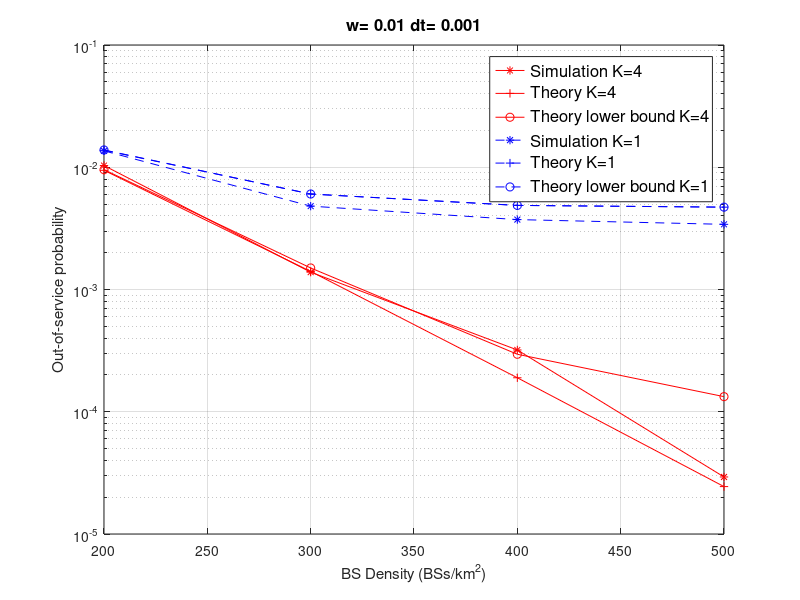
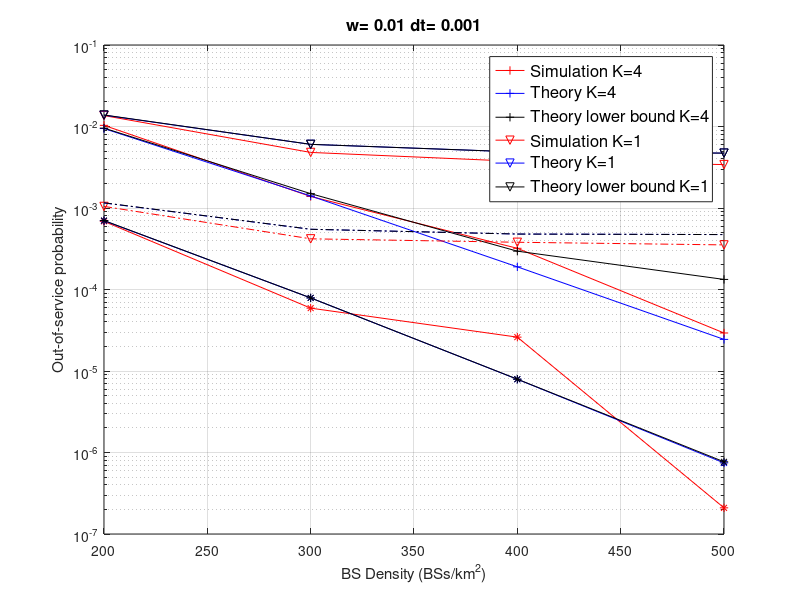
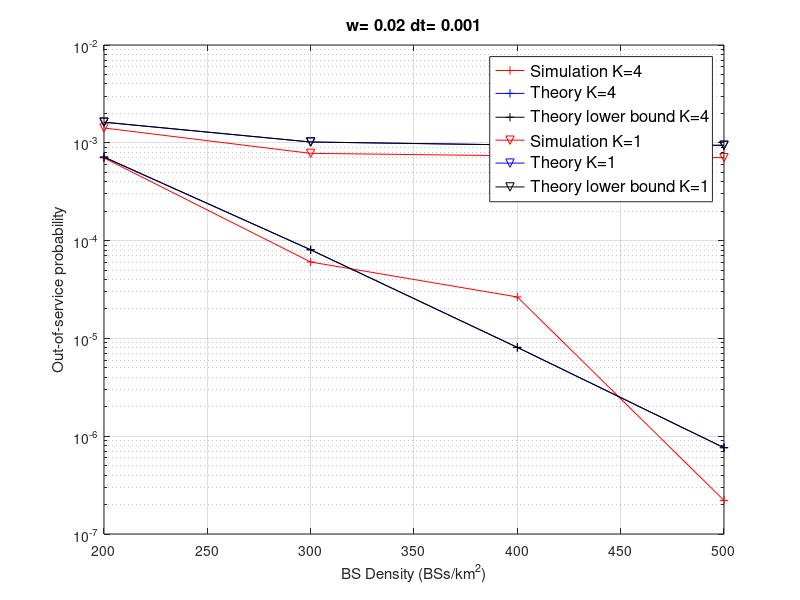
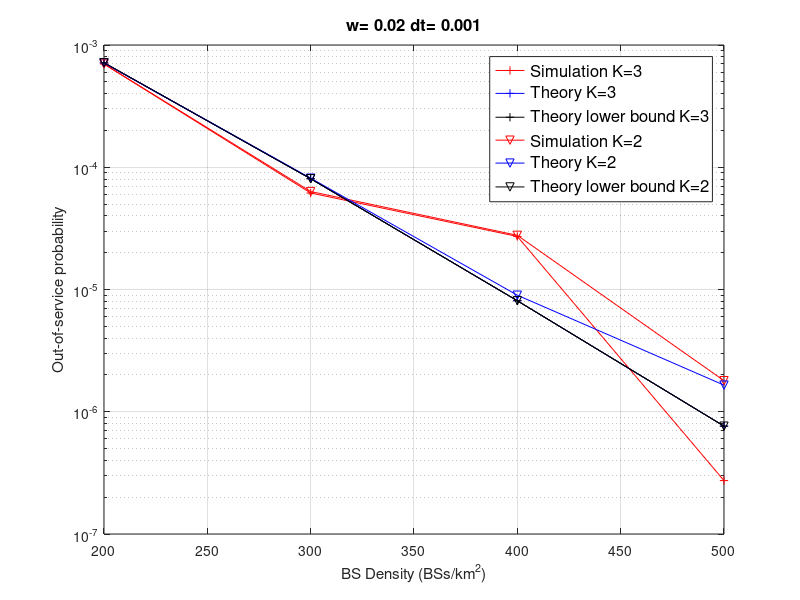

These charts were generated, in order, by the following MATLAB code:
%% out-of-service probability with fixed w, dt high bl density
clear; close all;
discovery = [1 5 20 200 1000]*10^(-3);
preparation = [10 20]*10^(-3);
densityBL = [0.01 0.1];
connectivity = [1 2 3 4];

load('finalresults_15k.mat')
load('NoRLF_Numerical-Results.mat')
load('P_OS_LB.mat')
load('P_OS_UB.mat')

lambda_BS = [200 300 400 500];

D_BL =2;
dt = 1;
w=1;
figure()

K_1=4;
semilogy(lambda_BS, reshape(final_results(dt,w,:,K_1,D_BL),[],1),'-*r')
hold on;
grid on;
semilogy(lambda_BS,P_OS(:,K_1,w,dt,D_BL),'-r+')
%semilogy(lambda_BS,P_OS_UB(:,D_BL,K_1,dt,w),'-g+')
semilogy(lambda_BS,P_OS_UB(:,D_BL,K_1,dt,w),'-ro')

K_2=1;
semilogy(lambda_BS, reshape(final_results(dt,w,:,K_2,D_BL),[],1),'--*b')
semilogy(lambda_BS,P_OS(:,K_2,w,dt,D_BL),'--b+')
%semilogy(lambda_BS,P_OS_UB(:,D_BL,K_2,dt,w),'-gv')
semilogy(lambda_BS,P_OS_UB(:,D_BL,K_2,dt,w),'--bo')

legend({['Simulation K=',num2str(K_1)],['Theory K=',num2str(K_1)],['Theory lower bound K=',num2str(K_1)],['Simulation K=',num2str(K_2)],['Theory K=',num2str(K_2)],['Theory lower bound K=',num2str(K_2)]},'FontSize',12)
xlabel('BS Density (BSs/km^2)')
ylabel('Out-of-service probability')
title(['w= ',num2str(preparation(w)),' dt= ', num2str(discovery(dt))],'FontSize',12)

D_BL =2;
figure()

K_1=4;
semilogy(lambda_BS, reshape(final_results(dt,w,:,K_1,D_BL),[],1),'-+r')
hold on;
grid on;
semilogy(lambda_BS,P_OS(:,K_1,w,dt,D_BL),'-b+')
%semilogy(lambda_BS,P_OS_UB(:,D_BL,K_1,dt,w),'-g+')
semilogy(lambda_BS,P_OS_UB(:,D_BL,K_1,dt,w),'-k+')


K_2=1;
semilogy(lambda_BS, reshape(final_results(dt,w,:,K_2,D_BL),[],1),'-vr')
semilogy(lambda_BS,P_OS(:,K_2,w,dt,D_BL),'-bv')
%semilogy(lambda_BS,P_OS_UB(:,D_BL,K_2,dt,w),'-gv')
semilogy(lambda_BS,P_OS_UB(:,D_BL,K_2,dt,w),'-kv')


D_BL =1;
dt = 1;
w=1;

K_1=4;
semilogy(lambda_BS, reshape(final_results(dt,w,:,K_1,D_BL),[],1),'-*r')
semilogy(lambda_BS,P_OS(:,K_1,w,dt,D_BL),'-b*')
%semilogy(lambda_BS,P_OS_UB(:,D_BL,K_1,dt,w),'-g+')
semilogy(lambda_BS,P_OS_UB(:,D_BL,K_1,dt,w),'-k*')

K_2=1;
semilogy(lambda_BS, reshape(final_results(dt,w,:,K_2,D_BL),[],1),'-.vr')
semilogy(lambda_BS,P_OS(:,K_2,w,dt,D_BL),'-.b')
%semilogy(lambda_BS,P_OS_UB(:,D_BL,K_2,dt,w),'-gv')
semilogy(lambda_BS,P_OS_UB(:,D_BL,K_2,dt,w),'-.k')



legend({['Simulation K=',num2str(K_1)],['Theory K=',num2str(K_1)],['Theory lower bound K=',num2str(K_1)],['Simulation K=',num2str(K_2)],['Theory K=',num2str(K_2)],['Theory lower bound K=',num2str(K_2)]},'FontSize',12)
xlabel('BS Density (BSs/km^2)')
ylabel('Out-of-service probability')
title(['w= ',num2str(preparation(w)),' dt= ', num2str(discovery(dt)) ],'FontSize',12 )

%% out-of-service probability with fixed w, dt small bl density
discovery = [1 5 20 200 1000]*10^(-3);
preparation = [10 20]*10^(-3);
densityBL = [0.01 0.1];
connectivity = [1 2 3 4];


lambda_BS = [200 300 400 500];

D_BL =1;
dt = 1;
w=2;
figure()

K_1=4;
semilogy(lambda_BS, reshape(final_results(dt,w,:,K_1,D_BL),[],1),'-+r')
hold on;
grid on;
semilogy(lambda_BS,P_OS(:,K_1,w,dt,D_BL),'-b+')
%semilogy(lambda_BS,P_OS_UB(:,D_BL,K_1,dt,w),'-g+')
semilogy(lambda_BS,P_OS_LB(:,D_BL,K_1,dt,w),'-k+')

K_2=1;
semilogy(lambda_BS, reshape(final_results(dt,w,:,K_2,D_BL),[],1),'-vr')
semilogy(lambda_BS,P_OS(:,K_2,w,dt,D_BL),'-bv')
%semilogy(lambda_BS,P_OS_UB(:,D_BL,K_2,dt,w),'-gv')
semilogy(lambda_BS,P_OS_LB(:,D_BL,K_2,dt,w),'-kv')

legend({['Simulation K=',num2str(K_1)],['Theory K=',num2str(K_1)],['Theory lower bound K=',num2str(K_1)],['Simulation K=',num2str(K_2)],['Theory K=',num2str(K_2)],['Theory lower bound K=',num2str(K_2)]},'FontSize',12)
xlabel('BS Density (BSs/km^2)')
ylabel('Out-of-service probability')
title(['w= ',num2str(preparation(w)),' dt= ', num2str(discovery(dt))],'FontSize',12)

D_BL =1;
figure()

K_1=3;
semilogy(lambda_BS, reshape(final_results(dt,w,:,K_1,D_BL),[],1),'-+r')
hold on;
grid on;
semilogy(lambda_BS,P_OS(:,K_1,w,dt,D_BL),'-b+')
%semilogy(lambda_BS,P_OS_UB(:,D_BL,K_1,dt,w),'-g+')
semilogy(lambda_BS,P_OS_LB(:,D_BL,K_1,dt,w),'-k+')


K_2=2;
semilogy(lambda_BS, reshape(final_results(dt,w,:,K_2,D_BL),[],1),'-vr')
semilogy(lambda_BS,P_OS(:,K_2,w,dt,D_BL),'-bv')
%semilogy(lambda_BS,P_OS_UB(:,D_BL,K_2,dt,w),'-gv')
semilogy(lambda_BS,P_OS_LB(:,D_BL,K_2,dt,w),'-kv')


legend({['Simulation K=',num2str(K_1)],['Theory K=',num2str(K_1)],['Theory lower bound K=',num2str(K_1)],['Simulation K=',num2str(K_2)],['Theory K=',num2str(K_2)],['Theory lower bound K=',num2str(K_2)]},'FontSize',12)
xlabel('BS Density (BSs/km^2)')
ylabel('Out-of-service probability')
title(['w= ',num2str(preparation(w)),' dt= ', num2str(discovery(dt)) ],'FontSize',12 )


%% out-of-service probability with fixed K, small bl density

discovery = [1 5 20 200 1000];
preparation = [10 20]*10^(-3);
densityBL = [0.01 0.1];
connectivity = [1 2 3 4];

lambda_BS = [200 300 400 500];

D_BL =1;
dt_1 = 1;
w_1=2;
figure()

K=1;
semilogy(lambda_BS, reshape(final_results(dt_1,w_1,:,K,D_BL),[],1),'-+r')
hold on;
grid on;
semilogy(lambda_BS,P_OS(:,K,w_1,dt_1,D_BL),'-b+')
%semilogy(lambda_BS,P_OS_UB(:,D_BL,K,dt_1,w_1),'-g+')
semilogy(lambda_BS,P_OS_LB(:,D_BL,K,dt_1,w_1),'-k+')

dt_2 = 3;
w_2 = 2;
semilogy(lambda_BS, reshape(final_results(dt_2,w_2,:,K,D_BL),[],1),'-vr')
semilogy(lambda_BS,P_OS(:,K,w_2,dt_2,D_BL),'-bv')
%semilogy(lambda_BS,P_OS_UB(:,D_BL,K,dt_2,w_2),'-gv')
semilogy(lambda_BS,P_OS_LB(:,D_BL,K,dt_2,w_2),'-kv')


% legend({['Simulation dt=',num2str(dt_1),'ms'],['Theory dt=',num2str(dt_1),'ms'],['Theory lower bound dt=',num2str(dt_1),'ms'],['Simulation dt=',num2str(dt_2),'ms'],['Theory dt=',num2str(dt_2),'ms'],['Theory lower bound dt=',num2str(dt_2),'ms']},'FontSize',12)
% xlabel('BS Density (BSs/km^2)')
% ylabel('Out-of-service probability')
% title(['w= ',num2str(preparation(w_1)),' dt= ', num2str(discovery(dt_1))],'FontSize',12)

D_BL =1;
K=4;
figure()
semilogy(lambda_BS, reshape(final_results(dt_1,w_1,:,K,D_BL),[],1),'-+r')
hold on;
grid on;
semilogy(lambda_BS,P_OS(:,K,w_1,dt_1,D_BL),'-b+')
%semilogy(lambda_BS,P_OS_UB(:,D_BL,K,dt_1,w_1),'-g+')
semilogy(lambda_BS,P_OS_LB(:,D_BL,K,dt_1,w_1),'-k+')

dt_3 = 5;
w_2 = 2;
semilogy(lambda_BS, reshape(final_results(dt_3,w_2,:,K,D_BL),[],1),'-vr')
semilogy(lambda_BS,P_OS(:,K,w_2,dt_3,D_BL),'-bv')
%semilogy(lambda_BS,P_OS_UB(:,D_BL,K,dt_2,w_2),'-gv')
semilogy(lambda_BS,P_OS_LB(:,D_BL,K,dt_3,w_2),'-kv')


legend({['Simulation dt=',num2str(dt_1),'ms'],['Theory dt=',num2str(dt_1),'ms'],['Theory lower bound dt=',num2str(dt_1),'ms'],['Simulation dt=',num2str(dt_2),'ms'],['Theory dt=',num2str(dt_2),'ms'],['Theory lower bound dt=',num2str(dt_2),'ms'],['Simulation dt=',num2str(dt_3),'ms'],['Theory dt=',num2str(dt_3),'ms'],['Theory lower bound dt=',num2str(dt_3),'ms']},'FontSize',12)
xlabel('BS Density (BSs/km^2)')
ylabel('Out-of-service probability')
title(['w= ',num2str(preparation(w_1)),' dt= ', num2str(discovery(dt_1))],'FontSize',12)


%% out-of-service probability with fixed K, high bl density

lambda_BS = [200 300 400 500];

D_BL =2;
dt_1 = 1;
w_1=1;
figure()

K=1;
semilogy(lambda_BS, reshape(final_results(dt_1,w_1,:,K,D_BL),[],1),'-+r')
hold on;
grid on;
semilogy(lambda_BS,P_OS(:,K,w_1,dt_1,D_BL),'-b+')
%semilogy(lambda_BS,P_OS_UB(:,D_BL,K,dt_1,w_1),'-g+')
semilogy(lambda_BS,P_OS_LB(:,D_BL,K,dt_1,w_1),'-k+')

dt_2 = 5;
w_2 = 1;
semilogy(lambda_BS, reshape(final_results(dt_2,w_2,:,K,D_BL),[],1),'-vr')
semilogy(lambda_BS,P_OS(:,K,w_2,dt_2,D_BL),'-bv')
%semilogy(lambda_BS,P_OS_UB(:,D_BL,K,dt_2,w_2),'-gv')
semilogy(lambda_BS,P_OS_LB(:,D_BL,K,dt_2,w_2),'-kv')


legend({['Simulation K=',num2str(K)],['Theory K=',num2str(K)],['Simulation K=',num2str(K)],['Theory K=',num2str(K)]},'FontSize',12)
xlabel('BS Density (BSs/km^2)')
ylabel('Out-of-service probability')
title(['w= ',num2str(preparation(w_1)),' dt= ', num2str(discovery(dt_1))],'FontSize',12)

K=4;
figure()
semilogy(lambda_BS, reshape(final_results(dt_1,w_1,:,K,D_BL),[],1),'-+r')
hold on;
grid on;
semilogy(lambda_BS,P_OS(:,K,w_1,dt_1,D_BL),'-b+')
%semilogy(lambda_BS,P_OS_UB(:,D_BL,K,dt_1,w_1),'-g+')
semilogy(lambda_BS,P_OS_LB(:,D_BL,K,dt_1,w_1),'-k+')

dt_2 = 5;
w_2 = 1;
semilogy(lambda_BS, reshape(final_results(dt_2,w_2,:,K,D_BL),[],1),'-vr')
semilogy(lambda_BS,P_OS(:,K,w_2,dt_2,D_BL),'-bv')
%semilogy(lambda_BS,P_OS_UB(:,D_BL,K,dt_2,w_2),'-gv')
semilogy(lambda_BS,P_OS_LB(:,D_BL,K,dt_2,w_2),'-kv')


legend({['Simulation K=',num2str(K)],['Theory K=',num2str(K)],['Simulation K=',num2str(K)],['Theory K=',num2str(K)]},'FontSize',12)
xlabel('BS Density (BSs/km^2)')
ylabel('Out-of-service probability')
title(['w= ',num2str(preparation(w_1)),' dt= ', num2str(discovery(dt_1))],'FontSize',12)

%% expected out-of-service duration
load('BlockageDatav1.mat')
final_results1 = final_results;
load('BlockageDatav2.mat')
final_results2 = final_results;

load('NoRLF_BlockageDurationTheoryResults.mat')

D_BL =1;
dt = 5;
w=2;
figure()

K_1=4;
semilogy(lambda_BS, reshape(final_results1(dt,w,:,K_1,D_BL),[],1),'-+r')
hold on;
grid on;
semilogy(lambda_BS,reshape(EXP_OS_DUR(dt,w,:,K_1,D_BL),[],1),'-b+')

K_2=2;
semilogy(lambda_BS, reshape(final_results1(dt,w,:,K_2,D_BL),[],1),'-vr')
semilogy(lambda_BS,reshape(EXP_OS_DUR(dt,w,:,K_2,D_BL),[],1),'-bv')

legend(['Simulation K=',num2str(K_1)],['Theoretical lower bound K=',num2str(K_1)],['Simulation K=',num2str(K_2)],['Theoretical lower bound K=',num2str(K_2)])
title(['High Blocker Density w= ',num2str(preparation(w)),' dt= ', num2str(discovery(dt)) ] )
ylabel('Out-of-service duration (sec)')
xlabel('BS Density (BSs/km^2)')

figure()
D_BL=2;

K_1=4;
semilogy(lambda_BS, reshape(final_results1(dt,w,:,K_1,D_BL),[],1),'-+r')
hold on;
grid on;
semilogy(lambda_BS,reshape(EXP_OS_DUR(dt,w,:,K_1,D_BL),[],1),'-b+')

K_2=2;
semilogy(lambda_BS, reshape(final_results1(dt,w,:,K_2,D_BL),[],1),'-vr')
semilogy(lambda_BS,reshape(EXP_OS_DUR(dt,w,:,K_2,D_BL),[],1),'-bv')

legend(['Simulation K=',num2str(K_1)],['Theoretical lower bound K=',num2str(K_1)],['Simulation K=',num2str(K_2)],['Theoretical lower bound K=',num2str(K_2)])

title(['Low Blocker Density w= ',num2str(preparation(w)),' dt= ', num2str(discovery(dt)) ] )
ylabel('Out-of-service duration (sec)')
xlabel('BS Density (BSs/km^2)')



